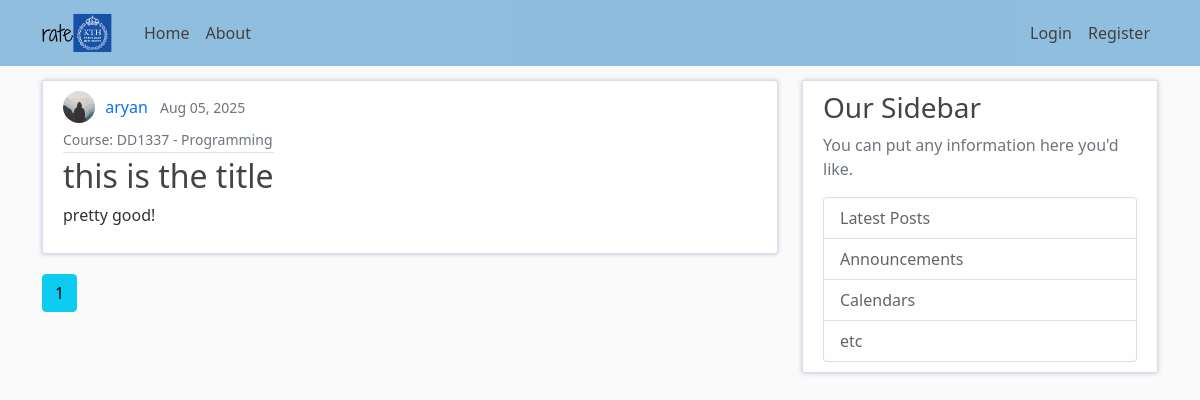
Page /home on the earlier database version.
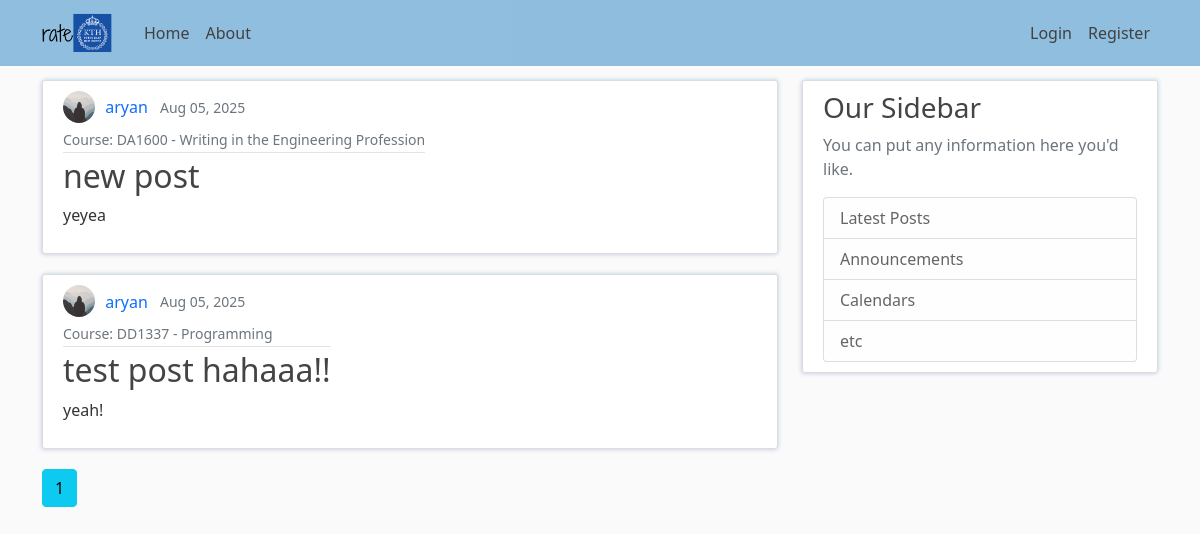
Same page on the later database version.
### flasknetwork/models.py (models this page shows, shortened)
class Post(db.Model):
    id = db.Column(db.Integer, primary_key=True)
    title = db.Column(db.String(100), nullable=False)
    date_posted = db.Column(db.DateTime, nullable=False, default=datetime.utcnow)
    content = db.Column(db.Text, nullable=False)
    user_id = db.Column(db.Integer, db.ForeignKey('user.id'), nullable=False)
    course_id = db.Column(db.Integer, db.ForeignKey('course.id'), nullable=False)
    __table_args__ = (db.UniqueConstraint('user_id', 'course_id', name='_user_course_uc'),)
    course = db.relationship('Course', backref='reviews')

class User(db.Model, UserMixin): # the *table* name is 'user' by default, not 'User'
    id = db.Column(db.Integer, primary_key=True)
    username = db.Column(db.String(20), unique=True, nullable=False)
    email = db.Column(db.String(120), unique=True, nullable=False)
    image_file = db.Column(db.String(20), nullable=False, default='default.jpg')
    password = db.Column(db.String(60), nullable=False)
    posts = db.relationship('Post', backref='author', lazy=True)
    email_verified = db.Column(db.Boolean, nullable=False, default=False)
    program_id = db.Column(db.Integer, db.ForeignKey('program.id'), nullable=False)
    program = db.relationship('Program', backref='students')

class Course(db.Model):
    id = db.Column(db.Integer, primary_key=True)
    name = db.Column(db.String(100), nullable=False)
    code = db.Column(db.String(20), unique=True, nullable=False)

### flasknetwork/main/routes.py (the view)
@main.route('/')
@main.route('/home')
def home():
    page=request.args.get('page', 1, type=int)
    posts = Post.query.order_by(Post.date_posted.desc()).paginate(page=page, per_page=5)
    return render_template('home.html', title='Home Page', posts=posts)

### flasknetwork/templates/home.html
{% extends "layout.html" %}
{% block content %}
    {% for post in posts.items %}
        <article class="d-flex align-items-center content-section">
            <div>
                <div class="article-metadata">
                    <img class="rounded-circle article-img" src="{{ url_for('static', filename='profile_pics/' + post.author.image_file) }}" alt="{{ post.author.username }}'s profile picture">
                    <a class="me-2 author-link" href="{{ url_for('users.user_posts', username=post.author.username) }}">{{ post.author.username }}</a>
                    <small class="text-muted">{{ post.date_posted.strftime('%b %d, %Y') }}</small>
                    <br><small class="text-secondary">Course: {{ post.course.code }} - {{ post.course.name }}</small>
                </div>
                <h2>
                    <a class="article-title" href="{{ url_for('posts.post', post_id=post.id) }}">{{ post.title }}</a>
                </h2>
                <p class="article-content">{{ post.content }}</p>
            </div>
        </article>
    {% endfor %}
    {% for page_num in posts.iter_pages(left_edge=1, right_edge=1, left_current=1, right_current=1) %}
        {% if page_num %}
            {% if posts.page == page_num %}
                <a class="btn btn-info mb-4" href="{{ url_for('main.home', page=page_num) }}">{{ page_num }}</a>
            {% else %}
                <a class="btn btn-outline-info mb-4" href="{{ url_for('main.home', page=page_num) }}">{{ page_num }}</a>
            {% endif %}
        {% else %}
            ...
        {% endif %}
    {% endfor %}
{% endblock content %}

### flasknetwork/templates/layout.html (shortened to what this page needs)
<!DOCTYPE html>
<html lang="en">
<head>
    <link href="https://cdn.jsdelivr.net/npm/bootstrap@5.0.2/dist/css/bootstrap.min.css" rel="stylesheet">
    <link rel="stylesheet" href="{{ url_for('static', filename='css/main.css') }}">
</head>
<body>
    <header class="site-header">
        <nav class="navbar navbar-expand-md navbar-dark bg-steel fixed-top">
            <div class="container">
                <a class="navbar-brand me-4" href="/">
                    <img src="{{ url_for('static', filename='logo/rateKTH_logo.png') }}" alt="rateKTH Logo" id="navbar-logo">
                </a>
                <div class="collapse navbar-collapse" id="navbarToggle">
                    <div class="navbar-nav me-auto">
                        <a class="nav-link" href="{{ url_for('main.home') }}">Home</a>
                        <a class="nav-link" href="{{ url_for('main.about') }}">About</a>
                    </div>
                    <div class="navbar-nav">
                        {% if current_user.is_authenticated %}
                            <a class="nav-link" href="{{ url_for('posts.new_post') }}">New Post</a>
                            <a class="nav-link" href="{{ url_for('users.account') }}">Account</a>
                            <a class="nav-link" href="{{ url_for('users.logout') }}">Logout</a>
                        {% else %}
                            <a class="nav-link" href="{{ url_for('users.login') }}">Login</a>
                            <a class="nav-link" href="{{ url_for('users.register') }}">Register</a>
                        {% endif %}
                    </div>
                </div>
            </div>
        </nav>
    </header>
    <main class="container">
        <div class="row">
            <div class="col-md-8">
                {% block content %}{% endblock content %}
            </div>
            <div class="col-md-4">
                <div class="content-section">
                    <h3>Our Sidebar</h3>
                    <p class='text-muted'>You can put any information here you'd like.</p>
                    <ul class="list-group">
                        <li class="list-group-item list-group-item-light">Latest Posts</li>
                        <li class="list-group-item list-group-item-light">Announcements</li>
                        <li class="list-group-item list-group-item-light">Calendars</li>
                        <li class="list-group-item list-group-item-light">etc</li>
                    </ul>
                </div>
            </div>
        </div>
    </main>
</body>
</html>

### flasknetwork/static/css/main.css (style rules this page uses)
body { background: #fafafa; color: #333333; margin-top: 5rem; }
h1, h2, h3, h4, h5, h6 { color: #444444; }
.bg-steel { background-color: #84b7dbe6; }
.site-header .navbar-nav .nav-link { color: #414141; }
.content-section { background: #ffffff; padding: 10px 20px; border: 1px solid #dddddd; border-radius: 3px; margin-bottom: 20px; box-shadow: -1px 1px 4px 0 rgba(32, 18, 183, 0.15), 1px -1px 4px 0 rgba(30, 132, 157, 0.15); }
a.article-title, a.author-link { text-decoration: none; }
.article-title { color: #444444; word-wrap: break-word; word-break: break-word; hyphens: auto; }
.article-content { white-space: pre-line; }
.article-img { height: 32px; width: 32px; margin-right: 6px; margin-bottom: 4px; vertical-align: middle; }
.article-metadata { padding-bottom: 1px; margin-bottom: 4px; border-bottom: 1px solid #e3e3e3 }
#navbar-logo { height: 40px; width: auto; display: inline-block; vertical-align: middle; }

Differences in the rows shown:
added Post: image_file (placeholder picture), author.username "aryan", date_posted "Aug 05, 2025", course.code "DA1600", course.name "Writing in the Engineering Profession", title "new post", content "yeyea"
changed Post "DD1337": title "this is the title" → "test post hahaaa!!"; content "pretty good!" → "yeah!"
